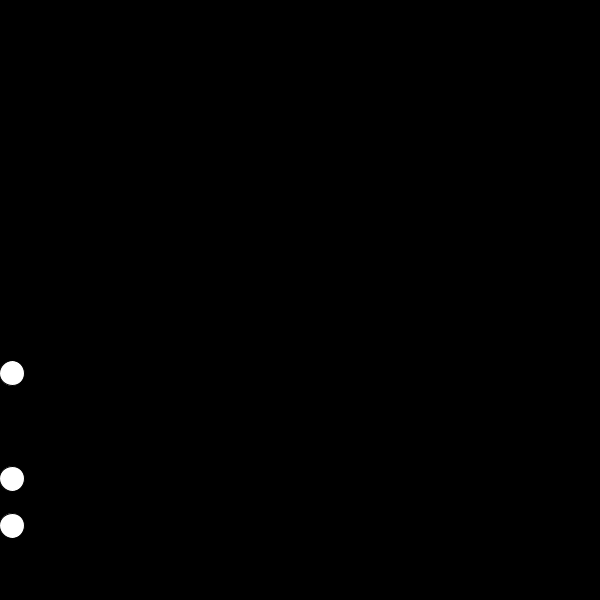
Frame 1 (no input)
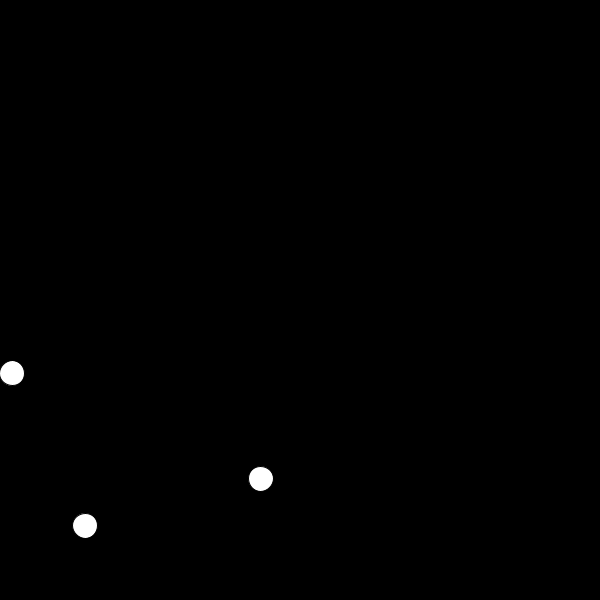
Frame 60 (the mouse pressed at the canvas centre just before this capture)
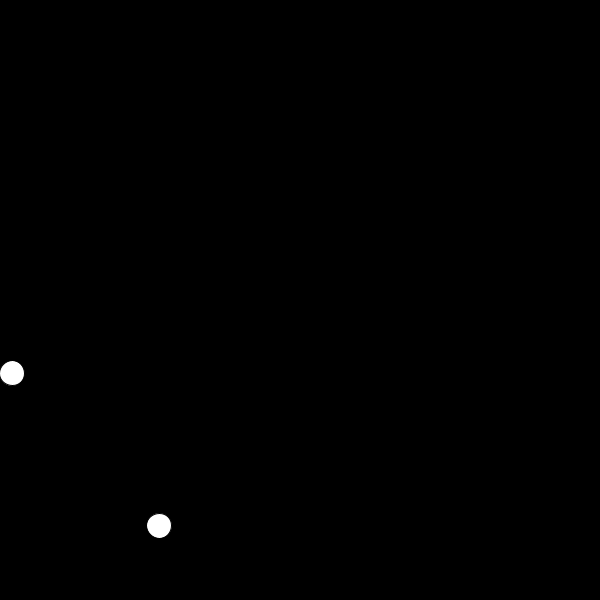
Frame 120 (the mouse held since frame 60 and released just before this capture)

The Processing sketch that drew these frames (run headless with seeded random() and noise(); from frame 60 on, the mouse is pressed at the canvas centre):

// Processing sketch: week12_practice_physics
// ── week12_practice_physics.pde
Ball ball1 = new Ball();
Ball ball2 = new Ball();
Ball ball3 = new Ball();


void setup() {
  size(600, 600);
}

void draw() {
  background(0);
  ball1.display();

  ball2.display();
  ball2.move();

  ball3.display();
  ball3.move();
  ball3.accelerate();

}

// ── ball.pde
class Ball {
  PVector position;
  PVector velocity;
  PVector acceleration;
  int size = 25;

  //CONSTRUCTOR
  Ball() {
    position = new PVector(size/2, random(50,550));
    velocity = new PVector(random(1, 2), 0);
    acceleration = new PVector(.1, 0);
  }

  //METHODS
  void move() {
    position.add(velocity);
  }

  void accelerate() {
    velocity.add(acceleration);
  }

  void display() {
    ellipse(position.x, position.y, size, size);
  }
}
